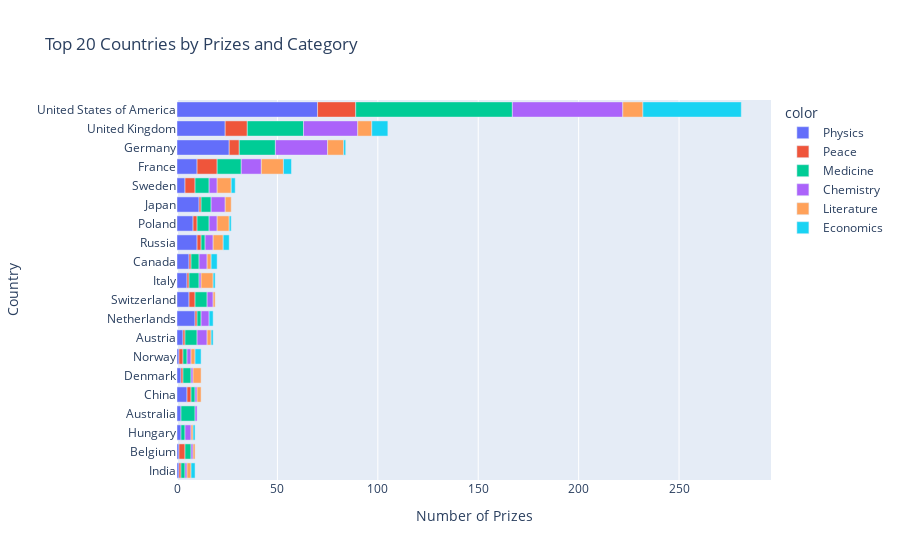

Notebook source saved alongside this figure:
### Code cell
cat_country_bar = px.bar(
    x=merged_df.cat_prize,
    y=merged_df.birth_country_current,
    color=merged_df.category,
    orientation="h",
    title="Top 20 Countries by Prizes and Category"
)

cat_country_bar.update_layout(
    xaxis_title="Number of Prizes",
    yaxis_title="Country"
)

cat_country_bar.show()

### Figure 1 — Plotly figure (JSON) as saved in the notebook; plotly's stock layout.template omitted (floating-point values rounded to 4 significant figures)
{"data": [{"alignmentgroup": "True", "hovertemplate": "color=Physics<br>x=%{x}<br>y=%{y}<extra></extra>", "legendgroup": "Physics", "marker": {"color": "#636efa", "pattern": {"shape": ""}}, "name": "Physics", "offsetgroup": "Physics", "orientation": "h", "showlegend": true, "textposition": "auto", "type": "bar", "x": [1, 1, 2, 2, 5, 2, 1, 3, 9, 6, 5, 6, 10, 8, 11, 4, 10, 26, 24, 70], "xaxis": "x", "y": ["India", "Belgium", "Hungary", "Australia", "China", "Denmark", "Norway", "Austria", "Netherlands", "Switzerland", "Italy", "Canada", "Russia", "Poland", "Japan", "Sweden", "France", "Germany", "United Kingdom", "United States of America"], "yaxis": "y"}, {"alignmentgroup": "True", "hovertemplate": "color=Peace<br>x=%{x}<br>y=%{y}<extra></extra>", "legendgroup": "Peace", "marker": {"color": "#EF553B", "pattern": {"shape": ""}}, "name": "Peace", "offsetgroup": "Peace", "orientation": "h", "showlegend": true, "textposition": "auto", "type": "bar", "x": [1, 3, 2, 1, 2, 1, 1, 1, 3, 1, 2, 1, 2, 5, 10, 5, 11, 19], "xaxis": "x", "y": ["India", "Belgium", "China", "Denmark", "Norway", "Austria", "Netherlands", "Italy", "Switzerland", "Canada", "Russia", "Japan", "Poland", "Sweden", "France", "Germany", "United Kingdom", "United States of America"], "yaxis": "y"}, {"alignmentgroup": "True", "hovertemplate": "color=Medicine<br>x=%{x}<br>y=%{y}<extra></extra>", "legendgroup": "Medicine", "marker": {"color": "#00cc96", "pattern": {"shape": ""}}, "name": "Medicine", "offsetgroup": "Medicine", "orientation": "h", "showlegend": true, "textposition": "auto", "type": "bar", "x": [3, 2, 2, 7, 4, 2, 2, 6, 2, 6, 5, 4, 2, 6, 5, 7, 12, 18, 28, 78], "xaxis": "x", "y": ["Belgium", "Hungary", "India", "Australia", "Denmark", "China", "Norway", "Austria", "Netherlands", "Switzerland", "Italy", "Canada", "Russia", "Poland", "Japan", "Sweden", "France", "Germany", "United Kingdom", "United States of America"], "yaxis": "y"}, {"alignmentgroup": "True", "hovertemplate": "color=Chemistry<br>x=%{x}<br>y=%{y}<extra></extra>", "legendgroup": "Chemistry", "marker": {"color": "#ab63fa", "pattern": {"shape": ""}}, "name": "Chemistry", "offsetgroup": "Chemistry", "orientation": "h", "showlegend": true, "textposition": "auto", "type": "bar", "x": [1, 3, 1, 1, 1, 1, 2, 5, 4, 1, 3, 4, 4, 7, 4, 4, 10, 26, 27, 55], "xaxis": "x", "y": ["Belgium", "Hungary", "India", "Australia", "China", "Denmark", "Norway", "Austria", "Netherlands", "Italy", "Switzerland", "Canada", "Russia", "Japan", "Poland", "Sweden", "France", "Germany", "United Kingdom", "United States of America"], "yaxis": "y"}, {"alignmentgroup": "True", "hovertemplate": "color=Literature<br>x=%{x}<br>y=%{y}<extra></extra>", "legendgroup": "Literature", "marker": {"color": "#FFA15A", "pattern": {"shape": ""}}, "name": "Literature", "offsetgroup": "Literature", "orientation": "h", "showlegend": true, "textposition": "auto", "type": "bar", "x": [1, 1, 2, 2, 2, 4, 2, 1, 6, 2, 5, 3, 6, 7, 11, 8, 7, 10], "xaxis": "x", "y": ["Belgium", "Hungary", "India", "Norway", "China", "Denmark", "Austria", "Switzerland", "Italy", "Canada", "Russia", "Japan", "Poland", "Sweden", "France", "Germany", "United Kingdom", "United States of America"], "yaxis": "y"}, {"alignmentgroup": "True", "hovertemplate": "color=Economics<br>x=%{x}<br>y=%{y}<extra></extra>", "legendgroup": "Economics", "marker": {"color": "#19d3f3", "pattern": {"shape": ""}}, "name": "Economics", "offsetgroup": "Economics", "orientation": "h", "showlegend": true, "textposition": "auto", "type": "bar", "x": [1, 2, 3, 1, 2, 1, 3, 3, 1, 2, 4, 1, 8, 49], "xaxis": "x", "y": ["Hungary", "India", "Norway", "Austria", "Netherlands", "Italy", "Canada", "Russia", "Poland", "Sweden", "France", "Germany", "United Kingdom", "United States of America"], "yaxis": "y"}], "layout": {"barmode": "relative", "legend": {"title": {"text": "color"}, "tracegroupgap": 0}, "title": {"text": "Top 20 Countries by Prizes and Category"}, "xaxis": {"anchor": "y", "domain": [0, 1], "title": {"text": "Number of Prizes"}}, "yaxis": {"anchor": "x", "domain": [0, 1], "title": {"text": "Country"}}}}
